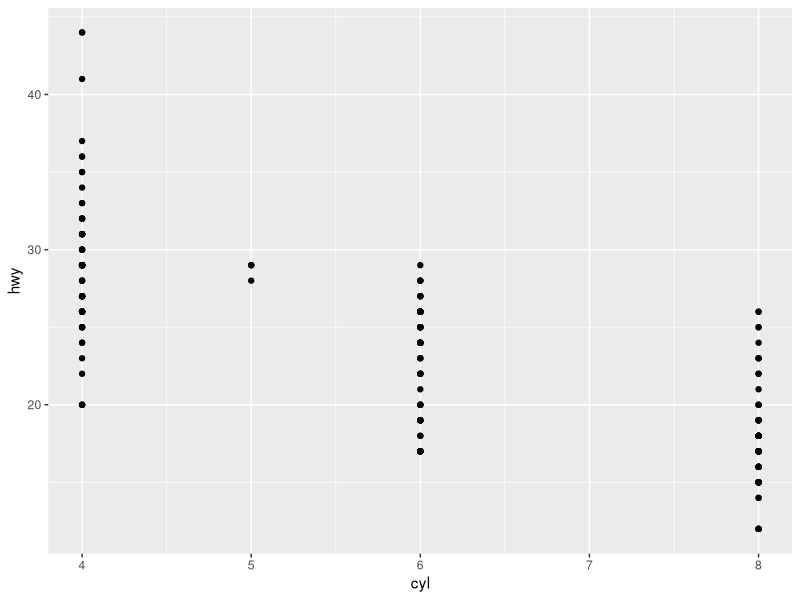
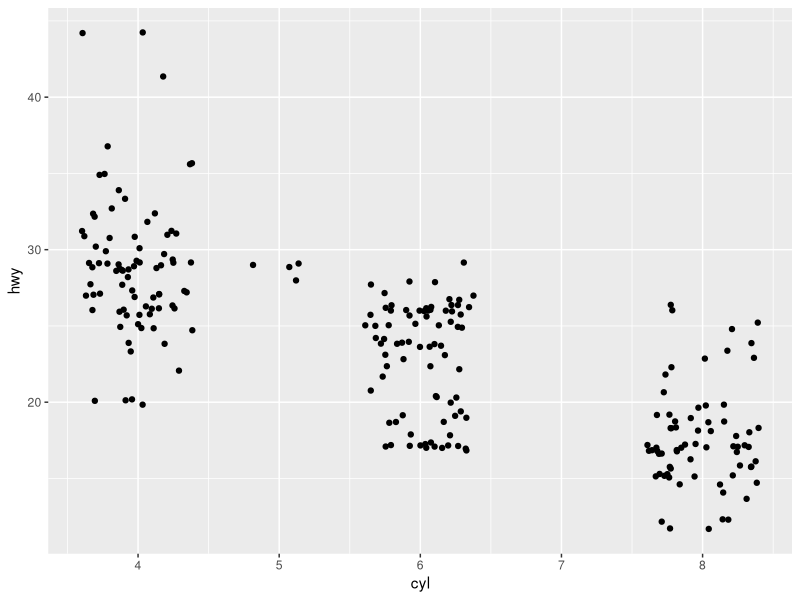
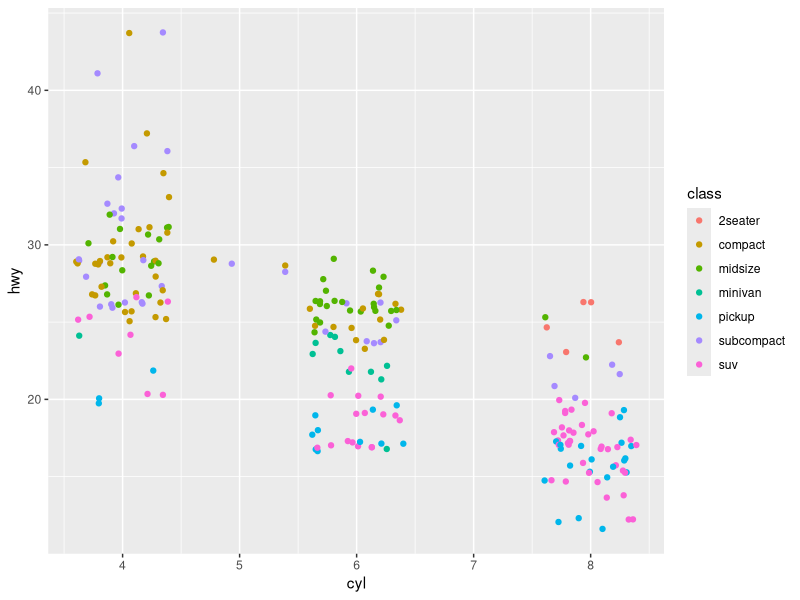
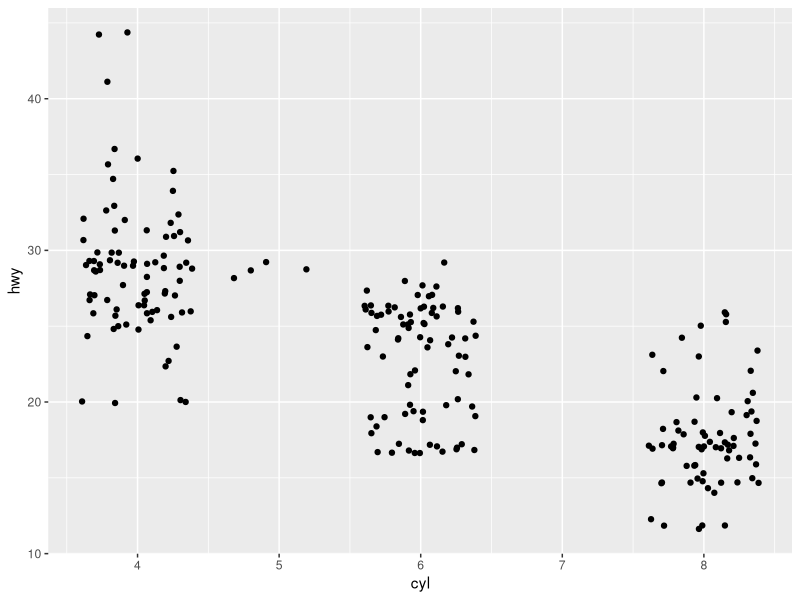
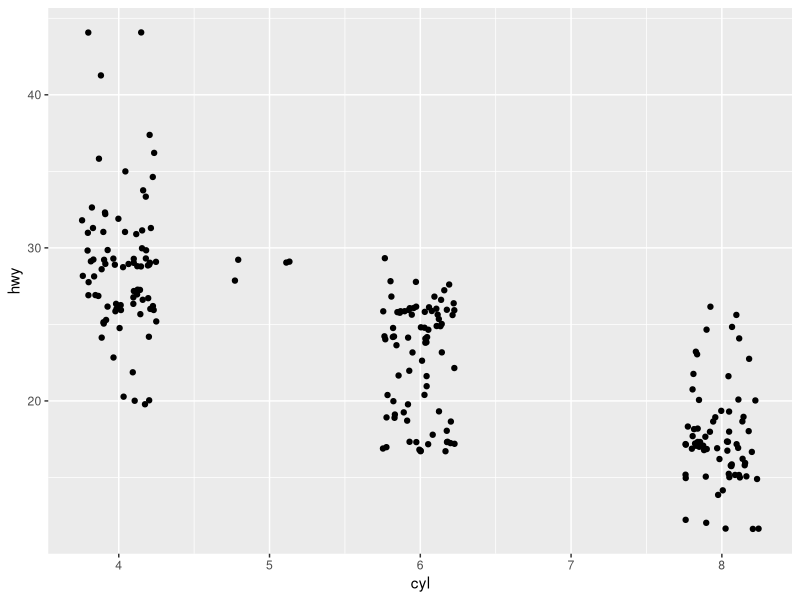
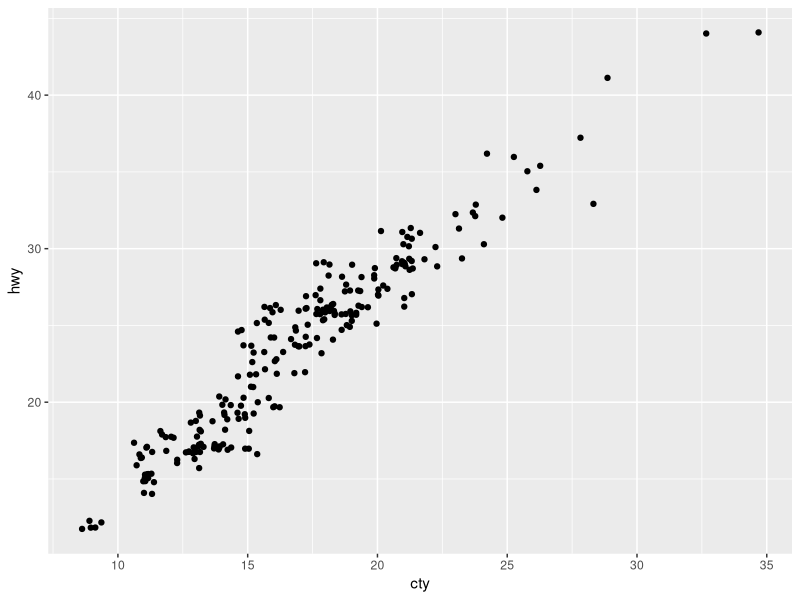
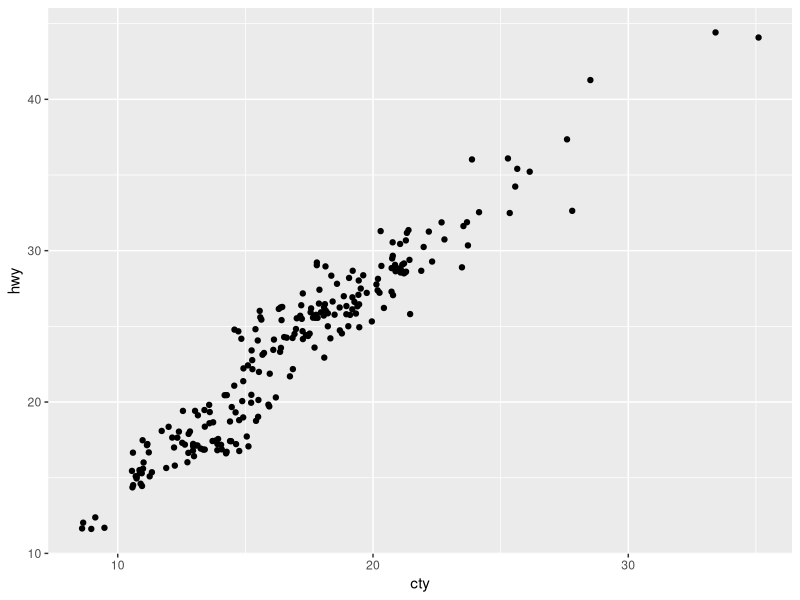

The R source for these figures, in order:
library(ggplot2)


### Name: geom_jitter
### Title: Jittered points
### Aliases: geom_jitter

### ** Examples

p <- ggplot(mpg, aes(cyl, hwy))
p + geom_point()
p + geom_jitter()

# Add aesthetic mappings
p + geom_jitter(aes(colour = class))

# Use smaller width/height to emphasise categories
ggplot(mpg, aes(cyl, hwy)) +
  geom_jitter()
ggplot(mpg, aes(cyl, hwy)) +
  geom_jitter(width = 0.25)

# Use larger width/height to completely smooth away discreteness
ggplot(mpg, aes(cty, hwy)) +
  geom_jitter()
ggplot(mpg, aes(cty, hwy)) +
  geom_jitter(width = 0.5, height = 0.5)
